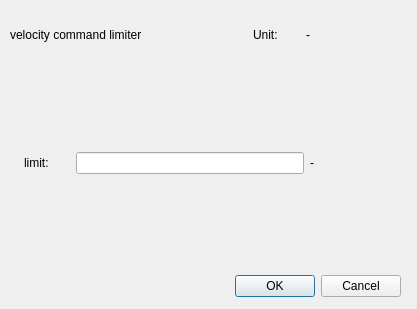
<?xml version="1.0" encoding="UTF-8"?>
<ui version="4.0">
 <class>vel_cmd_limiter_dialog</class>
 <widget class="QDialog" name="vel_cmd_limiter_dialog">
  <property name="geometry">
   <rect>
    <x>0</x>
    <y>0</y>
    <width>417</width>
    <height>309</height>
   </rect>
  </property>
  <property name="windowTitle">
   <string>Setting</string>
  </property>
  <widget class="QDialogButtonBox" name="buttonBox">
   <property name="geometry">
    <rect>
     <x>30</x>
     <y>270</y>
     <width>371</width>
     <height>32</height>
    </rect>
   </property>
   <property name="orientation">
    <enum>Qt::Horizontal</enum>
   </property>
   <property name="standardButtons">
    <set>QDialogButtonBox::Cancel|QDialogButtonBox::Ok</set>
   </property>
  </widget>
  <widget class="QWidget" name="verticalLayoutWidget">
   <property name="geometry">
    <rect>
     <x>10</x>
     <y>10</y>
     <width>391</width>
     <height>251</height>
    </rect>
   </property>
   <layout class="QVBoxLayout" name="verticalLayout" stretch="1,4">
    <item>
     <layout class="QHBoxLayout" name="horizontalLayout_2" stretch="5,1,2">
      <item>
       <widget class="QLabel" name="label">
        <property name="text">
         <string>velocity command limiter</string>
        </property>
       </widget>
      </item>
      <item>
       <widget class="QLabel" name="label_4">
        <property name="text">
         <string>Unit:</string>
        </property>
       </widget>
      </item>
      <item>
       <widget class="QLabel" name="unit_label">
        <property name="text">
         <string>-</string>
        </property>
       </widget>
      </item>
     </layout>
    </item>
    <item>
     <layout class="QHBoxLayout" name="horizontalLayout" stretch="1,5,2">
      <property name="leftMargin">
       <number>14</number>
      </property>
      <item>
       <widget class="QLabel" name="label_2">
        <property name="text">
         <string>limit: </string>
        </property>
       </widget>
      </item>
      <item>
       <widget class="QLineEdit" name="lineEdit"/>
      </item>
      <item>
       <widget class="QLabel" name="current_value_label">
        <property name="text">
         <string>-</string>
        </property>
       </widget>
      </item>
     </layout>
    </item>
   </layout>
  </widget>
 </widget>
 <resources/>
 <connections>
  <connection>
   <sender>buttonBox</sender>
   <signal>accepted()</signal>
   <receiver>vel_cmd_limiter_dialog</receiver>
   <slot>accept()</slot>
   <hints>
    <hint type="sourcelabel">
     <x>248</x>
     <y>254</y>
    </hint>
    <hint type="destinationlabel">
     <x>157</x>
     <y>274</y>
    </hint>
   </hints>
  </connection>
  <connection>
   <sender>buttonBox</sender>
   <signal>rejected()</signal>
   <receiver>vel_cmd_limiter_dialog</receiver>
   <slot>reject()</slot>
   <hints>
    <hint type="sourcelabel">
     <x>316</x>
     <y>260</y>
    </hint>
    <hint type="destinationlabel">
     <x>286</x>
     <y>274</y>
    </hint>
   </hints>
  </connection>
 </connections>
</ui>
